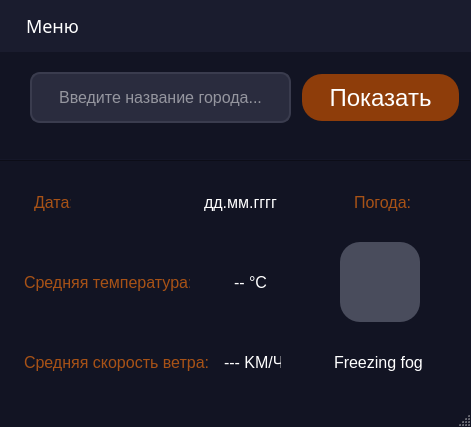
<?xml version="1.0" encoding="UTF-8"?>
<ui version="4.0">
 <class>FilmByNameWindow</class>
 <widget class="QMainWindow" name="FilmByNameWindow">
  <property name="geometry">
   <rect>
    <x>0</x>
    <y>0</y>
    <width>471</width>
    <height>427</height>
   </rect>
  </property>
  <property name="windowTitle">
   <string>Api - app</string>
  </property>
  <property name="styleSheet">
   <string notr="true">/* Основной фон окна */
QMainWindow {
    background-color: #121423;
}

/* СТИЛЬ КНОПКИ (у вас уже есть, оставляем) */
QPushButton {
    background-color: #8e3d0a; 
    color: white; 
    border-radius: 20px;
    font-size: 24px;
    margin: 2px;
}

QPushButton:hover {
    background-color: #a85216;
}

QPushButton:pressed {
    background-color: #6b2e08;
    margin-top: 4px;
    margin-left: 4px;
}

/* СТИЛЬ МЕНЮ БАРА (верхняя панель) */
QMenuBar {
    background-color: #1a1c2e;
    color: #ffffff;
    font-family: 'Corbel';
    font-size: 18px;
    padding: 5px;
}

QMenuBar::item {
    background-color: transparent;
    padding: 8px 15px;
    border-radius: 5px;
    color: #ffffff;
}

QMenuBar::item:selected {
    background-color: rgba(142, 61, 10, 0.7); /* Полупрозрачный оранжевый */
    color: white;
}

QMenuBar::item:pressed {
    background-color: #8e3d0a; /* Тот же цвет что и кнопка */
}

/* СТИЛЬ ВЫПАДАЮЩЕГО МЕНЮ */
QMenu {
    background-color: #1a1c2e;
    border: 1px solid #2a2c3e;
    border-radius: 8px;
    padding: 5px;
    color: white;
}

QMenu::item {
    background-color: transparent;
    padding: 10px 20px;
    margin: 2px;
    border-radius: 5px;
    font-size: 16px;
    color: white;
}

QMenu::item:selected {
    background-color: rgba(142, 61, 10, 0.7); /* Полупрозрачный оранжевый */
    color: white;
}

QMenu::item:pressed {
    background-color: #8e3d0a; /* Тот же цвет что и кнопка */
}

QMenu::separator {
    height: 1px;
    background-color: #2a2c3e;
    margin: 5px 10px;
}

/* СТИЛЬ ЭЛЕМЕНТОВ МЕНЮ (действий) */
QAction {
    color: white;
    font-size: 16px;
}

/* СТИЛЬ МЕТКИ ДЛЯ ИЗОБРАЖЕНИЯ */
QLabel {
    background-color: #494c5c; 
    border-radius: 20px;
    color: white;
    font-size: 14px;
    padding: 10px;
    font-family: Arial;
}</string>
  </property>
  <widget class="QWidget" name="centralwidget">
   <property name="styleSheet">
    <string notr="true">background-color: #121423;</string>
   </property>
   <widget class="QPushButton" name="show_weather">
    <property name="geometry">
     <rect>
      <x>300</x>
      <y>20</y>
      <width>161</width>
      <height>51</height>
     </rect>
    </property>
    <property name="font">
     <font>
      <pointsize>-1</pointsize>
     </font>
    </property>
    <property name="styleSheet">
     <string notr="true">QPushButton {
    background-color: #8e3d0a; 
    color: white; 
    border-radius: 20px;
    font-size: 24px;
    margin: 2px;
}

QPushButton:hover {
    background-color: #a85216;
}

QPushButton:pressed {
    background-color: #6b2e08;
    margin-top: 4px;
    margin-left: 4px;
}</string>
    </property>
    <property name="text">
     <string>Показать</string>
    </property>
    <property name="autoRepeatInterval">
     <number>100</number>
    </property>
   </widget>
   <widget class="QLabel" name="weather_poster">
    <property name="geometry">
     <rect>
      <x>340</x>
      <y>190</y>
      <width>80</width>
      <height>80</height>
     </rect>
    </property>
    <property name="minimumSize">
     <size>
      <width>80</width>
      <height>80</height>
     </size>
    </property>
    <property name="maximumSize">
     <size>
      <width>300</width>
      <height>300</height>
     </size>
    </property>
    <property name="styleSheet">
     <string notr="true">background-color: #494c5c; 
    border-radius: 20px;
    color: white;
    font-size: 14px;
    padding: 10px;
    font-family: Arial;</string>
    </property>
    <property name="text">
     <string/>
    </property>
    <property name="scaledContents">
     <bool>true</bool>
    </property>
    <property name="alignment">
     <set>Qt::AlignCenter</set>
    </property>
    <property name="wordWrap">
     <bool>true</bool>
    </property>
   </widget>
   <widget class="QLabel" name="avg_temperature_title">
    <property name="geometry">
     <rect>
      <x>10</x>
      <y>210</y>
      <width>190</width>
      <height>41</height>
     </rect>
    </property>
    <property name="styleSheet">
     <string notr="true">color: #a85216; font-size: 16px;</string>
    </property>
    <property name="text">
     <string>Средняя температура:</string>
    </property>
   </widget>
   <widget class="QLabel" name="avg_temperature">
    <property name="geometry">
     <rect>
      <x>220</x>
      <y>210</y>
      <width>71</width>
      <height>41</height>
     </rect>
    </property>
    <property name="styleSheet">
     <string notr="true">color: white; font-size: 16px;</string>
    </property>
    <property name="text">
     <string>-- °C</string>
    </property>
   </widget>
   <widget class="QLabel" name="day_title">
    <property name="geometry">
     <rect>
      <x>20</x>
      <y>130</y>
      <width>61</width>
      <height>41</height>
     </rect>
    </property>
    <property name="styleSheet">
     <string notr="true">color: #a85216; font-size: 16px;</string>
    </property>
    <property name="text">
     <string>Дата:</string>
    </property>
   </widget>
   <widget class="QLabel" name="wind_speed_km_h">
    <property name="geometry">
     <rect>
      <x>210</x>
      <y>290</y>
      <width>81</width>
      <height>41</height>
     </rect>
    </property>
    <property name="styleSheet">
     <string notr="true">color: white; font-size: 16px; </string>
    </property>
    <property name="text">
     <string>--- KM/Ч</string>
    </property>
   </widget>
   <widget class="QLabel" name="avg_wind_speed_title">
    <property name="geometry">
     <rect>
      <x>10</x>
      <y>290</y>
      <width>211</width>
      <height>41</height>
     </rect>
    </property>
    <property name="styleSheet">
     <string notr="true">color: #a85216; font-size: 16px;</string>
    </property>
    <property name="text">
     <string>Средняя cкорость ветра:</string>
    </property>
   </widget>
   <widget class="QLineEdit" name="input_city">
    <property name="geometry">
     <rect>
      <x>30</x>
      <y>20</y>
      <width>261</width>
      <height>51</height>
     </rect>
    </property>
    <property name="font">
     <font>
      <pointsize>-1</pointsize>
     </font>
    </property>
    <property name="styleSheet">
     <string notr="true">QLineEdit {
    background-color: #2a2c3e;
    border: 2px solid #3a3c4e;
    border-radius: 10px;
    color: white;
    font-size: 16px;
    padding: 8px 15px;
    selection-background-color: #8e3d0a;
}

QLineEdit:focus {
    border: 2px solid #8e3d0a;
    background-color: #3a3c4e;
}

QLineEdit:hover {
    border: 2px solid #a85216;
}

QLineEdit::placeholder {
    color: #8b8d90;
    font-style: italic;
}</string>
    </property>
    <property name="text">
     <string/>
    </property>
    <property name="alignment">
     <set>Qt::AlignCenter</set>
    </property>
    <property name="placeholderText">
     <string>Введите название города...</string>
    </property>
   </widget>
   <widget class="Line" name="line">
    <property name="geometry">
     <rect>
      <x>0</x>
      <y>100</y>
      <width>471</width>
      <height>16</height>
     </rect>
    </property>
    <property name="font">
     <font>
      <pointsize>91</pointsize>
     </font>
    </property>
    <property name="styleSheet">
     <string notr="true"/>
    </property>
    <property name="inputMethodHints">
     <set>Qt::ImhDate</set>
    </property>
    <property name="frameShadow">
     <enum>QFrame::Raised</enum>
    </property>
    <property name="orientation">
     <enum>Qt::Horizontal</enum>
    </property>
   </widget>
   <widget class="QLabel" name="day">
    <property name="geometry">
     <rect>
      <x>190</x>
      <y>130</y>
      <width>101</width>
      <height>41</height>
     </rect>
    </property>
    <property name="styleSheet">
     <string notr="true">color: white; font-size: 16px;</string>
    </property>
    <property name="text">
     <string>дд.мм.гггг</string>
    </property>
   </widget>
   <widget class="QLabel" name="weather_descr_title">
    <property name="geometry">
     <rect>
      <x>340</x>
      <y>130</y>
      <width>80</width>
      <height>41</height>
     </rect>
    </property>
    <property name="styleSheet">
     <string notr="true">color: #a85216; font-size: 16px;</string>
    </property>
    <property name="text">
     <string>Погода: </string>
    </property>
   </widget>
   <widget class="QLabel" name="weather_descr">
    <property name="geometry">
     <rect>
      <x>320</x>
      <y>290</y>
      <width>131</width>
      <height>41</height>
     </rect>
    </property>
    <property name="styleSheet">
     <string notr="true">color: white; font-size: 16px;</string>
    </property>
    <property name="text">
     <string>Freezing fog</string>
    </property>
   </widget>
  </widget>
  <widget class="QMenuBar" name="menubar">
   <property name="geometry">
    <rect>
     <x>0</x>
     <y>0</y>
     <width>471</width>
     <height>49</height>
    </rect>
   </property>
   <property name="font">
    <font>
     <family>Corbel</family>
     <pointsize>-1</pointsize>
    </font>
   </property>
   <property name="styleSheet">
    <string notr="true">color: #8b8d90;</string>
   </property>
   <widget class="QMenu" name="menu">
    <property name="title">
     <string>Меню</string>
    </property>
    <widget class="QMenu" name="weather_menu">
     <property name="title">
      <string>Погода</string>
     </property>
     <addaction name="weather_today"/>
     <addaction name="weather_tomorrow"/>
    </widget>
    <addaction name="action_random_cat"/>
    <addaction name="action_random_dog"/>
    <addaction name="action_random_film"/>
    <addaction name="action_film_by_name"/>
    <addaction name="weather_menu"/>
   </widget>
   <addaction name="menu"/>
  </widget>
  <widget class="QStatusBar" name="statusbar"/>
  <action name="action_random_cat">
   <property name="text">
    <string>Рандомный кот</string>
   </property>
   <property name="font">
    <font>
     <pointsize>16</pointsize>
    </font>
   </property>
  </action>
  <action name="action_random_dog">
   <property name="text">
    <string>Рандомная собака</string>
   </property>
   <property name="font">
    <font>
     <pointsize>16</pointsize>
    </font>
   </property>
  </action>
  <action name="action_random_film">
   <property name="text">
    <string>Рандомный фильм</string>
   </property>
   <property name="font">
    <font>
     <pointsize>16</pointsize>
    </font>
   </property>
  </action>
  <action name="action_film_by_name">
   <property name="text">
    <string>Поиск фильма</string>
   </property>
  </action>
  <action name="weather_today">
   <property name="text">
    <string>Погода на сегодня      </string>
   </property>
  </action>
  <action name="weather_tomorrow">
   <property name="text">
    <string>Погода на завтра    </string>
   </property>
  </action>
 </widget>
 <resources/>
 <connections/>
</ui>
